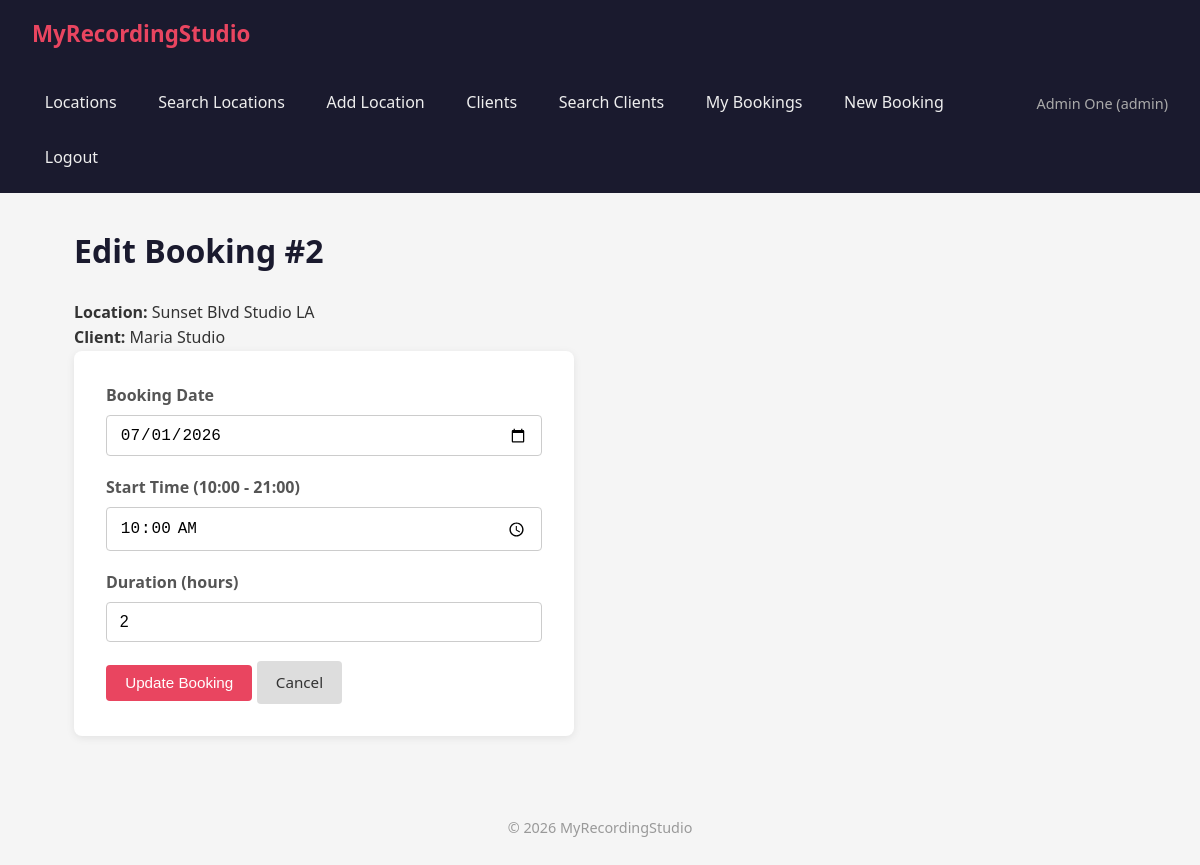
Screenshot of /pages/bookings/edit.php?id=2 (signed in) with the database file from the repository.
### tables this page shows
CREATE TABLE IF NOT EXISTS bookings (
    id INT AUTO_INCREMENT PRIMARY KEY,
    user_id INT NOT NULL,
    location_id INT NOT NULL,
    booking_date DATE NOT NULL,
    start_time VARCHAR(8) NOT NULL,
    duration INT NOT NULL,
    status VARCHAR(10) NOT NULL,
    created_at TIMESTAMP DEFAULT CURRENT_TIMESTAMP,
    FOREIGN KEY (user_id) REFERENCES users(id),
    FOREIGN KEY (location_id) REFERENCES locations(id)
);

CREATE TABLE IF NOT EXISTS locations (
    id INT AUTO_INCREMENT PRIMARY KEY,
    description VARCHAR(255) NOT NULL,
    num_studios INT NOT NULL,
    cost_per_hour DECIMAL(10, 2) NOT NULL,
    created_at TIMESTAMP DEFAULT CURRENT_TIMESTAMP
);

CREATE TABLE IF NOT EXISTS users (
    id INT AUTO_INCREMENT PRIMARY KEY,
    name VARCHAR(100) NOT NULL,
    phone VARCHAR(20) NOT NULL,
    email VARCHAR(150) NOT NULL UNIQUE,
    password VARCHAR(255) NOT NULL,
    type VARCHAR(10) NOT NULL,
    created_at TIMESTAMP DEFAULT CURRENT_TIMESTAMP
);

### classes/Booking.php (called while the page is built, shortened)
<?php
class Booking
{
    private $db;
    public function __construct($conn)
    {
        $this->db = $conn;
    }
    public function getById(int $id): array
    {
        $stmt = $this->db->prepare(
            "SELECT b.*, l.description AS location_name, l.cost_per_hour, u.name AS client_name
             FROM bookings b
             INNER JOIN locations l ON b.location_id = l.id
             INNER JOIN users u ON b.user_id = u.id
             WHERE b.id = ?"
        );
        $stmt->bind_param('i', $id);
        $stmt->execute();
        $row = $stmt->get_result()->fetch_assoc();
        if ($row) {
            return $row;
        }
        return [];
    }
}

### pages/bookings/edit.php (the view, shortened to what this page needs)
<?php
require_once __DIR__ . '/../../config/database.php';
require_once __DIR__ . '/../../classes/Booking.php';
$bookingObj = new Booking($conn);
$id = (int) ($_GET['id'] ?? 0);
$booking = $bookingObj->getById($id);
require_once __DIR__ . '/../../includes/header.php';
?>
<h1>Edit Booking #<?= $booking['id'] ?></h1>
<p><strong>Location:</strong> <?= htmlspecialchars($booking['location_name']) ?></p>
<p><strong>Client:</strong> <?= htmlspecialchars($booking['client_name']) ?></p>
<form method="POST" class="form">
    <div class="form-group">
        <label for="booking_date">Booking Date</label>
        <input type="date" id="booking_date" name="booking_date" required
               min="<?= date('Y-m-d') ?>"
               value="<?= $booking['booking_date'] ?>">
    </div>
    <div class="form-group">
        <label for="start_time">Start Time (10:00 - 21:00)</label>
        <input type="time" id="start_time" name="start_time" required
               min="10:00" max="21:00"
               value="<?= substr($booking['start_time'], 0, 5) ?>">
    </div>
    <div class="form-group">
        <label for="duration">Duration (hours)</label>
        <input type="number" id="duration" name="duration" min="1" max="12" required
               value="<?= $booking['duration'] ?>">
    </div>
    <button type="submit" class="btn btn-primary">Update Booking</button>
    <a href="/pages/bookings/list.php" class="btn">Cancel</a>
</form>
<?php require_once __DIR__ . '/../../includes/footer.php'; ?>

### assets/css/style.css (style rules this page uses)
* { margin: 0; padding: 0; box-sizing: border-box; }
body { font-family: 'Segoe UI', Tahoma, Geneva, Verdana, sans-serif; background: #f5f5f5; color: #333; line-height: 1.6; }
h1 { margin-bottom: 1.5rem; color: #1a1a2e; }
.form { background: #fff; padding: 2rem; border-radius: 8px; box-shadow: 0 2px 8px rgba(0, 0, 0, 0.08); max-width: 500px; }
.form-group { margin-bottom: 1.2rem; }
.form-group label { display: block; margin-bottom: 0.4rem; font-weight: 600; color: #555; }
.form-group input, .form-group select, .form-group textarea { width: 100%; padding: 0.6rem 0.8rem; border: 1px solid #ccc; border-radius: 4px; font-size: 1rem; }
.btn { display: inline-block; padding: 0.6rem 1.2rem; border: none; border-radius: 4px; cursor: pointer; text-decoration: none; font-size: 0.95rem; background: #ddd; color: #333; transition: background 0.2s; }
.btn-primary { background: #e94560; color: #fff; }

### rows the page displays
bookings: id "2", location.description "Sunset Blvd Studio LA", user.name "Maria Studio", booking_date "07/01/2026", start_time "10:00", duration "2"

### other values shown
$_SESSION['user_name'] "Admin One"
$_SESSION['user_type'] "admin"
